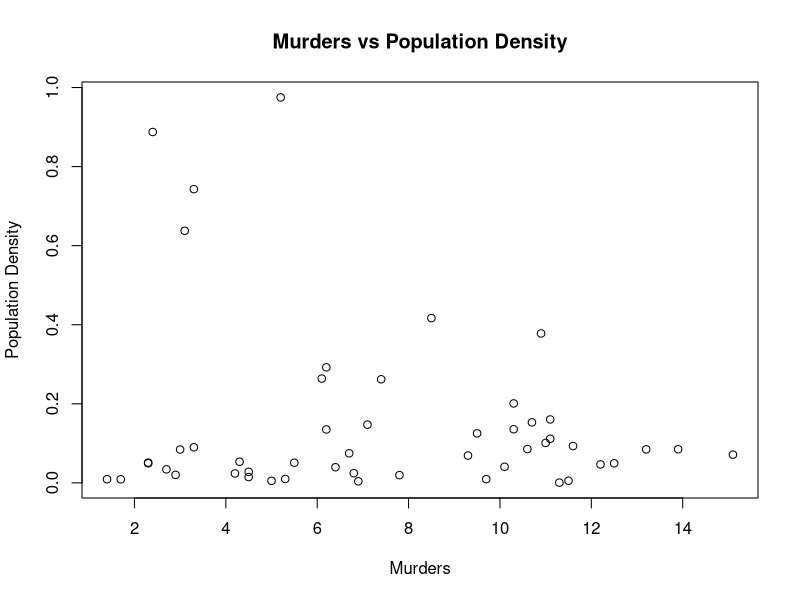

Source code (R):

head(state.x77)

PopDensity <- state.x77[,1]/state.x77[,8]
PopDensity


plot(x=state.x77[,5],y=PopDensity,main="Murders vs Population Density",xlab="Murders", ylab="Population Density")
  

